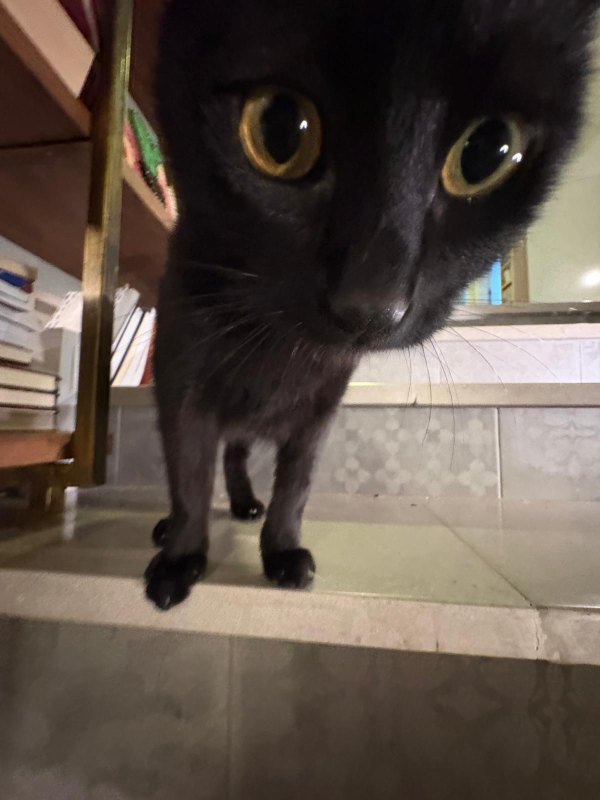
#> input picture 2026/2026_H1/image.png, 1200 x 1600 px (shown at 1/2 size)
$ python braille.py image.png
#> lines starting #> are read from the running program, lines starting #| are printed output that depends on the picture; after the words box and inside, x2 and y2 are one past the last pixel; in counts of white or black regions, pixels touching at a corner belong together
import sys
from PIL import Image

# Based on the string provided in the prompt, the width is 28 characters.
WHATSAPP_WIDTH = 28 * 5


def image_to_braille(image_path, width_chars=WHATSAPP_WIDTH, invert=False):
    """
    Converts an image to a Braille ASCII art string.

    Args:
        image_path (str): Path to the input image.
        width_chars (int): The width of the output in Braille characters.
        invert (bool): If True, inverts the colors (black becomes dots).
    """
#> called with image_path = 'image.png', width_chars = 140, invert = True
    try:
        img = Image.open(image_path)
#> img is the input picture: PIL image 1200x1600 RGB; mean R, G, B 93.3, 81.6, 72.2
    except Exception as e:
        return f"Error opening image: {e}"

    # Braille characters are 2 dots wide by 4 dots high.
    # To maintain resolution, we map 1 char to a 2x4 pixel block.
    w_pixels = width_chars * 2

    # Calculate height maintaining aspect ratio
    orig_w, orig_h = img.size
#> orig_w = 1200; orig_h = 1600
    h_pixels = int((orig_h / orig_w) * w_pixels)
#> h_pixels = 373

    # Ensure height is a multiple of 4 for clean chunking into Braille rows
    remainder = h_pixels % 4
#> remainder = 1
    if remainder:
        h_pixels += 4 - remainder
#> h_pixels = 376

    # Resize image
    img = img.resize((w_pixels, h_pixels), Image.Resampling.LANCZOS)
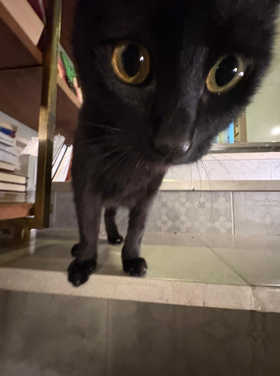
#> img: PIL image 280x376 RGB; mean R, G, B 93.3, 81.6, 72.2

    # Convert to 1-bit black and white (uses dithering by default)
    img = img.convert("1")
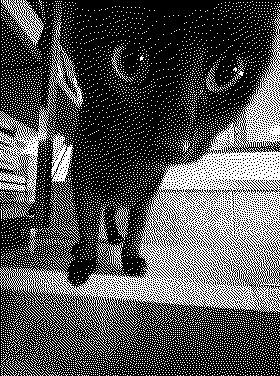
#> img: PIL image 280x376 1; 32.7% white in thin lines or dots

    # Braille Unicode bit mapping (ISO 11548-1)
    # The dot pattern is:
    # 1 4
    # 2 5
    # 3 6
    # 7 8
    # Maps to hex values:
    dot_map = {(0, 0): 0x1, (1, 0): 0x8, (0, 1): 0x2, (1, 1): 0x10, (0, 2): 0x4, (1, 2): 0x20, (0, 3): 0x40, (1, 3): 0x80}

    pixels = img.load()
    result_lines = []

    # Iterate through the image in 2x4 blocks
    for y in range(0, h_pixels, 4):
        line = ""
        for x in range(0, w_pixels, 2):
            char_offset = 0

            # Check pixels within the 2x4 block
            for dy in range(4):
                for dx in range(2):
                    if x + dx < w_pixels and y + dy < h_pixels:
                        px = pixels[x + dx, y + dy]

                        # Logic: usually 255 is white (light) and 0 is black (dark).
                        # By default, we place a dot for light pixels (brightness).
                        # If 'invert' is True, we place dots for dark pixels (ink).
                        is_dot = px > 128 if not invert else px < 128

                        if is_dot:
                            char_offset += dot_map[(dx, dy)]

            # Base Braille Unicode is 0x2800 + the calculated offset
            line += chr(0x2800 + char_offset)
        result_lines.append(line)
#> after the loop, result_lines = 94 items

    return "\n".join(result_lines)


if __name__ == "__main__":
    if len(sys.argv) < 2:
        print("Usage: python img_to_braille.py <path_to_image>")
        print("Example: python img_to_braille.py my_photo.jpg")
    else:
        # Get image path from command line arguments
        img_path = sys.argv[1]

        # Generate and print result
        # You can toggle invert=True if the result looks like a negative
        art = image_to_braille(img_path, invert=True)
        print(art)

        print("\n" + "=" * WHATSAPP_WIDTH + "\n")

        art = image_to_braille(img_path, invert=False)
        print(art)

$ run again, on 2026/2026_H1/octopus.png
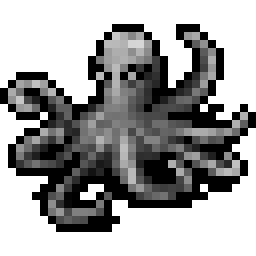
#> input picture 2026/2026_H1/octopus.png, 256 x 256 px
#> in image_to_braille, img is the input picture: PIL image 256x256 RGBA; mean R, G, B, A 64.2, 82.7, 66.5, 128.2
#> in image_to_braille, `img = img.resize((w_pixels, h_pixels), Image.Resampling.LANCZOS)`:
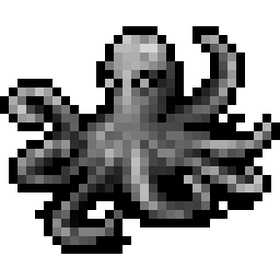
#> img: PIL image 280x280 RGBA; mean R, G, B, A 32.4, 32.4, 32.4, 128.2; transparent parts drawn white
#> in image_to_braille, `img = img.convert("1")`:
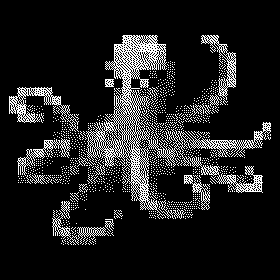
#> img: PIL image 280x280 1; 12.7% white in thin lines or dots, all inside (x1, y1, x2, y2) = (9, 35, 271, 245)
#> after the loop in image_to_braille, `for y in range(0, h_pixels, 4):`: result_lines = 70 items

$ run again, on 2026/2026_H1/panda.png
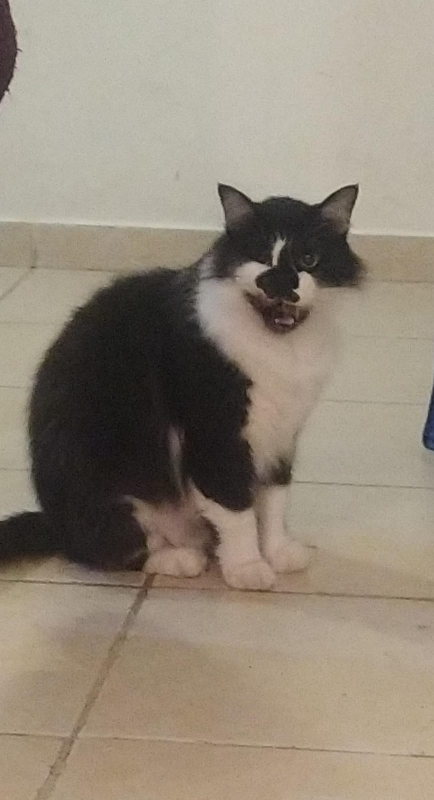
#> input picture 2026/2026_H1/panda.png, 868 x 1600 px (shown at 1/2 size)
#> in image_to_braille, img is the input picture: PIL image 868x1600 RGB; mean R, G, B 146.8, 136.2, 121.4
#> in image_to_braille, `img = img.resize((w_pixels, h_pixels), Image.Resampling.LANCZOS)`:
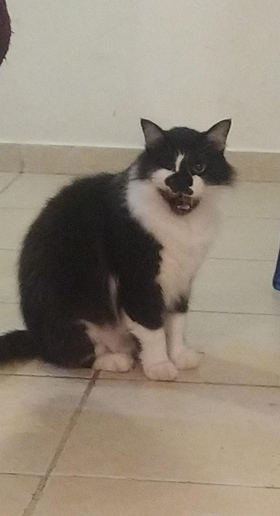
#> img: PIL image 280x516 RGB; mean R, G, B 146.8, 136.2, 121.4
#> in image_to_braille, `img = img.convert("1")`:
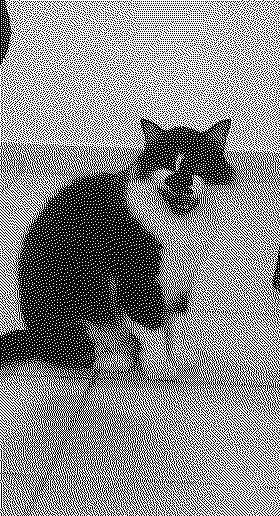
#> img: PIL image 280x516 1; 53.9% white; black in thin lines or dots
#> after the loop in image_to_braille, `for y in range(0, h_pixels, 4):`: result_lines = 129 items

$ run again, on 2026/2026_H1/tama.png
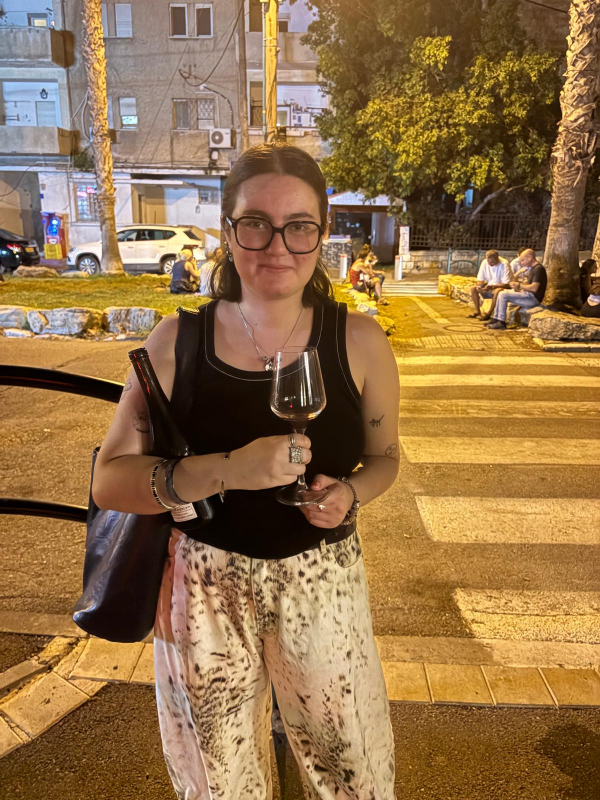
#> input picture 2026/2026_H1/tama.png, 1200 x 1600 px (shown at 1/2 size)
#> in image_to_braille, img is the input picture: PIL image 1200x1600 RGB; mean R, G, B 146.9, 113, 72.1
#> in image_to_braille, `img = img.resize((w_pixels, h_pixels), Image.Resampling.LANCZOS)`:
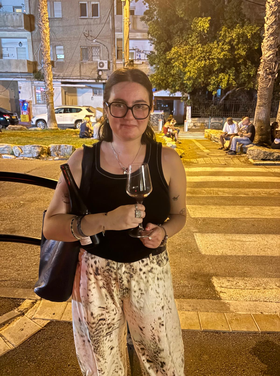
#> img: PIL image 280x376 RGB; mean R, G, B 146.9, 113, 72.1
#> in image_to_braille, `img = img.convert("1")`:
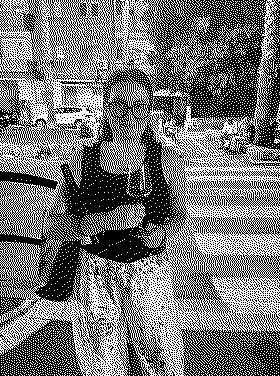
#> img: PIL image 280x376 1; 46.2% white in thin lines or dots
#> after the loop in image_to_braille, `for y in range(0, h_pixels, 4):`: result_lines = 94 items
